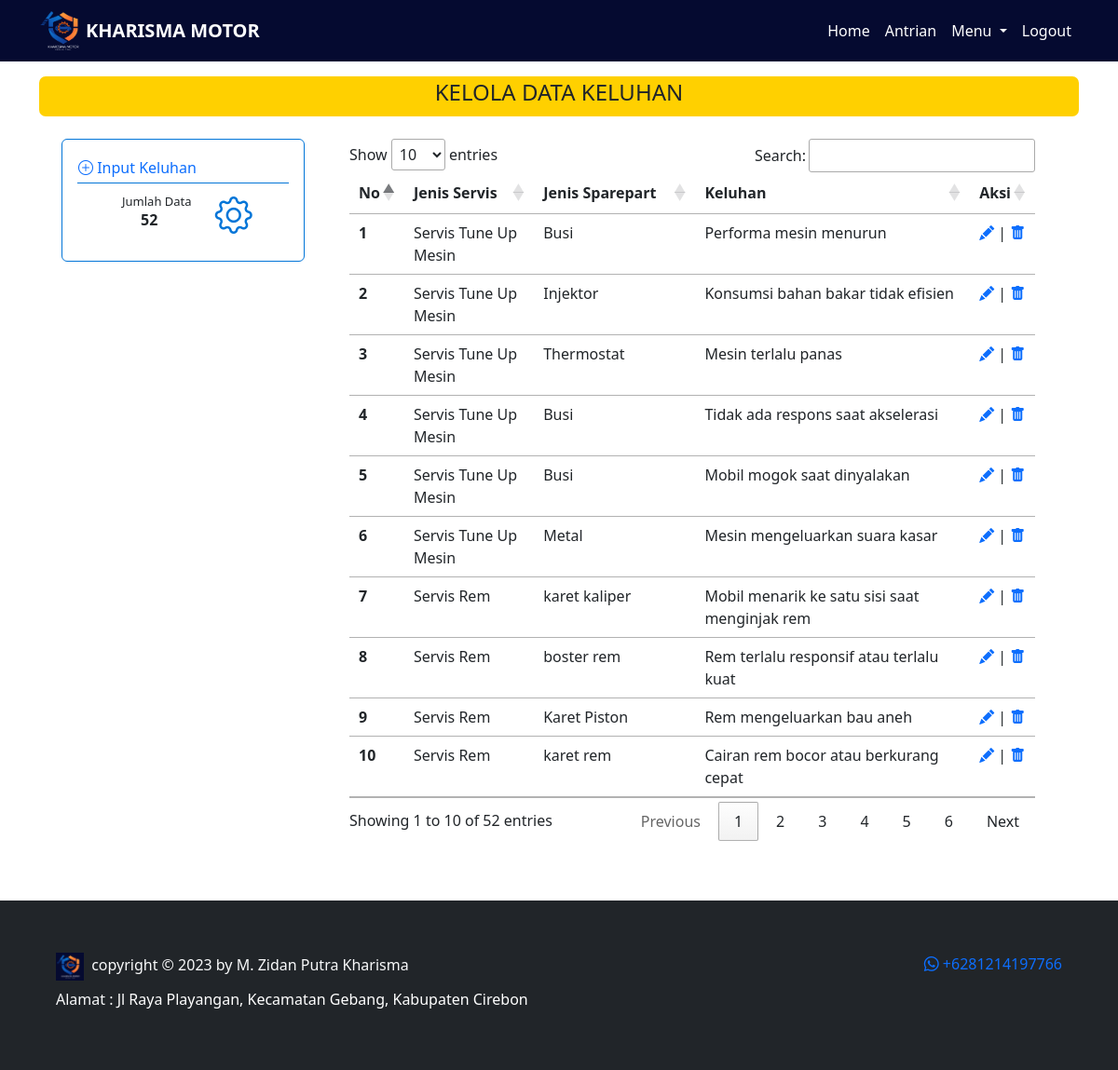
/admin/keluhan.php (signed in), run on the app's committed database.
### tables this page shows
CREATE TABLE `jenis_keluhan` (
  `idkeluhan` int(11) NOT NULL,
  `keluhan` varchar(100) NOT NULL,
  `idservis` int(11) NOT NULL,
  `idsparepart` int(11) NOT NULL
);

CREATE TABLE `servis` (
  `idservis` int(11) NOT NULL,
  `jenis_servis` varchar(100) NOT NULL,
  `harga_jasa` bigint(100) NOT NULL,
  `deskripsi` text NOT NULL,
  `waktu_pengerjaan` int(11) NOT NULL
);

CREATE TABLE `sparepart` (
  `idsparepart` int(11) NOT NULL,
  `sparepart` varchar(50) NOT NULL,
  `deskripsi` text NOT NULL
);

### controller/function.php (called while the page is built, shortened)
<?php
$conn = mysqli_connect("localhost", "root", "", "kharisma_motor");
function query($query)
{
    global $conn;
    $result = mysqli_query($conn, $query);
    $rows = [];
    while ($row = mysqli_fetch_assoc($result)) {
        $rows[] = $row;
    }
    return $rows;
}
function jumlah_data($data)
{
    global $conn;
    $query = mysqli_query($conn, $data);
    $jumlah_data = mysqli_num_rows($query);
    return $jumlah_data;
}
function enkripsi($teks)
{
    $text = $teks;
    $kunci = 'kharisma_motor';
    $key = hash('sha256', $kunci);
    $pkey = "123";
    $method = "aes-192-cfb1";
    $iv = substr(hash('sha256', $pkey), 0, 16);
    $enkripsi = openssl_encrypt($text, $method, $key, 0, $iv);
    $enkripsi = base64_encode($enkripsi);
    return $enkripsi;
}
?>

### admin/keluhan.php (the view, shortened to what this page needs)
<?php
$keluhan = query("SELECT * FROM jenis_keluhan");
$jumlah_keluhan = jumlah_data("SELECT * FROM jenis_keluhan");
?>
<!DOCTYPE html>
<html lang="en">
<head>
    <link rel="stylesheet" href="https://cdn.datatables.net/1.13.4/css/jquery.dataTables.min.css">
    <link href="https://cdn.jsdelivr.net/npm/bootstrap@5.3.0/dist/css/bootstrap.min.css" rel="stylesheet"
>
    <link rel="stylesheet" href="https://cdn.jsdelivr.net/npm/bootstrap-icons@1.10.5/font/bootstrap-icons.css">
    <link rel="stylesheet" href="../style.css">
</head>
<body>
    <?php require_once('../navbar/navbar_admin.php'); ?>
    <div class="container">
        <div class="content py-3">
            <div class="title text-center text-uppercase">
                <h4>KELOLA DATA KELUHAN</h4>
            </div>
            <div class="row">
                <div class="col-3 me-4 ms-4">
                    <div class="card my-4">
                        <div class="card-body">
                            <a class="fw-medium text-decoration-none btn text-primary p-0" data-bs-toggle="modal"
                                data-bs-target="#myModal">
                                <i class="bi bi-plus-circle"></i>
                                <span>Input Keluhan</span>
                            </a>
                            <hr style="margin-top: 3px;  color: #0275d8; opacity: 1;">
                            <h6 class="card-subtitle ms-5">Jumlah Data</h6>
                            <p class="card-text fw-bold">
                                <?php echo $jumlah_keluhan; ?>
                            </p>
                            <i class="icon bi bi-gear"></i>
                        </div>
                    </div>
                </div>
                <div class="col-8 mt-4">
                    <table class="table table-hover mt-3" id="example">
                        <thead class="text-center">
                            <tr>
                                <th scope="col">No</th>
                                <th scope="col">Jenis Servis</th>
                                <th scope="col">Jenis Sparepart</th>
                                <th scope="col">Keluhan</th>
                                <th scope="col">Aksi</th>
                            </tr>
                        </thead>
                        <tbody class="text-start">
                            <?php
                            $i = 1;
                            foreach ($keluhan as $s):
                                $idkeluhan = enkripsi($s['idkeluhan']);
                                $idservis = $s['idservis'];
                                $idsparepart = $s['idsparepart'];
                                $data_servis = query("SELECT * FROM servis WHERE idservis = $idservis")[0];
                                $data_sparepart = query("SELECT * FROM sparepart WHERE idsparepart = $idsparepart")[0];
                                ?>
                                <tr>
                                    <th>
                                        <?php echo $i; ?>
                                    </th>
                                    <td>
                                        <?php echo $data_servis['jenis_servis']; ?>
                                    </td>
                                    <td>
                                        <?php echo $data_sparepart['sparepart']; ?>
                                    </td>
                                    <td>
                                        <?php echo $s['keluhan']; ?>
                                    </td>
                                    <td>
                                        <a href="edit_keluhan.php?id=<?= $idkeluhan; ?>"><i
                                                class="bi bi-pencil-fill"></i></a>
                                        |
                                        <a style="text-decoration: none;"
                                            href="../controller/controller_keluhan.php?idkeluhan=<?= $idkeluhan; ?>"
                                            onclick="return confirm('Apakah anda yakin ingin menghapus data?')"><i
                                                class="bi bi-trash-fill"></i></a>
                                    </td>
                                </tr>
                                <?php
                                $i++;
                            endforeach
                            ?>
                        </tbody>
                    </table>
                </div>
            </div>
        </div>
    </div>
    <?php
    require_once('../footer.php');
    ?>
</body>
</html>

### style.css (style rules this page uses)
body { background: white; }
.container .title { border: solid rgb(255, 208, 0); border-radius: 7px; background: rgb(255, 208, 0); }
.container .card { border: 0.7px solid#0275d8; }
.container .card .card-subtitle { font-size: 13px; }
.container .card .card-text { margin-left: 30%; }
.container .card .icon { font-size: 40px; position: absolute; margin-top: -63px; margin-left: 57%; color: #0275d8; }

### data on the page
jenis_keluhan: idservis.jenis_servis "Servis Tune Up Mesin", idsparepart.sparepart "Busi", keluhan "Performa mesin menurun"
jenis_keluhan: idservis.jenis_servis "Servis Tune Up Mesin", idsparepart.sparepart "Injektor", keluhan "Konsumsi bahan bakar tidak efisien"
jenis_keluhan: idservis.jenis_servis "Servis Tune Up Mesin", idsparepart.sparepart "Thermostat", keluhan "Mesin terlalu panas"
jenis_keluhan: idservis.jenis_servis "Servis Tune Up Mesin", idsparepart.sparepart "Busi", keluhan "Tidak ada respons saat akselerasi"
jenis_keluhan: idservis.jenis_servis "Servis Tune Up Mesin", idsparepart.sparepart "Busi", keluhan "Mobil mogok saat dinyalakan"
jenis_keluhan: idservis.jenis_servis "Servis Tune Up Mesin", idsparepart.sparepart "Metal", keluhan "Mesin mengeluarkan suara kasar"
jenis_keluhan: idservis.jenis_servis "Servis Rem", idsparepart.sparepart "karet kaliper", keluhan "Mobil menarik ke satu sisi saat menginjak rem"
jenis_keluhan: idservis.jenis_servis "Servis Rem", idsparepart.sparepart "boster rem", keluhan "Rem terlalu responsif atau terlalu kuat"
jenis_keluhan: idservis.jenis_servis "Servis Rem", idsparepart.sparepart "Karet Piston", keluhan "Rem mengeluarkan bau aneh"
jenis_keluhan: idservis.jenis_servis "Servis Rem", idsparepart.sparepart "karet rem", keluhan "Cairan rem bocor atau berkurang cepat"

### other printed values
$jumlah_keluhan "52"
